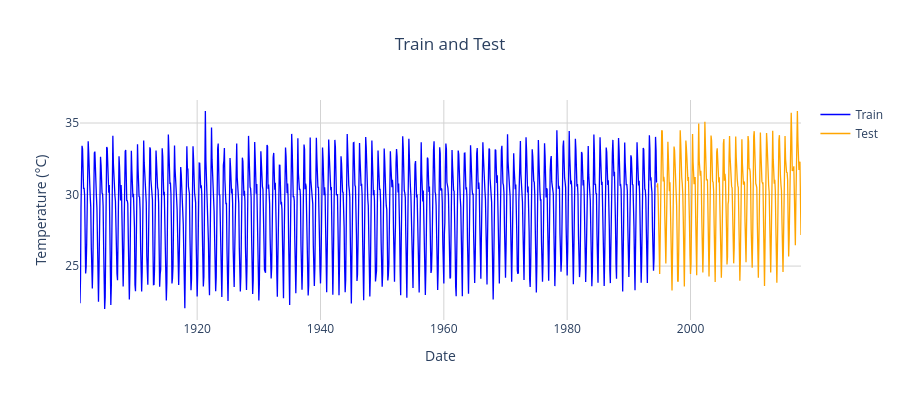

The notebook cell saved with this chart:
### Markdown cell above
The dataset is split chronologically — **80% for training (Jan 1901 – Nov 1994)** and **20% for testing (Dec 1994 – Dec 2017)**. No random shuffling is applied since time series must preserve temporal order to prevent data leakage. The 23-year test window is intentionally long to evaluate model stability across multiple decades of unseen data.

### Code cell
train_size = int(len(df) * 0.8)
train = df['TEMPERATURE'][:train_size]
test  = df['TEMPERATURE'][train_size:]

print(f"Train= {len(train)} records  ({train.index[0].strftime('%b %Y')} to {train.index[-1].strftime('%b %Y')})")
print(f"Test= {len(test)}  records  ({test.index[0].strftime('%b %Y')}  to {test.index[-1].strftime('%b %Y')})")

fig = go.Figure()
fig.add_trace(go.Scatter(x=train.index, y=train, name='Train',line=dict(color='Blue',  width=1.3)))
fig.add_trace(go.Scatter(x=test.index,  y=test,  name='Test',line=dict(color='Orange',  width=1.3)))
fig.update_layout(
    title={'text': 'Train and Test', 'x': 0.5},
    xaxis_title='Date', yaxis_title='Temperature (°C)',
    template='plotly_white', paper_bgcolor='white', plot_bgcolor='white',
    hovermode='x unified', height=400)
fig.update_xaxes(showgrid=True, gridcolor='lightgray')
fig.update_yaxes(showgrid=True, gridcolor='lightgray')
fig.show()

### Figure 1 — Plotly figure (JSON) as saved in the notebook; plotly's stock layout.template omitted (floating-point values rounded to 4 significant figures; data arrays with more than 128 entries replaced by an {"elided": "..."} marker saying what was removed)
{"data": [{"line": {"color": "Blue", "width": 1.3}, "name": "Train", "type": "scatter", "x": {"elided": "1123 str values"}, "y": {"elided": "1123 float values"}}, {"line": {"color": "Orange", "width": 1.3}, "name": "Test", "type": "scatter", "x": {"elided": "281 str values"}, "y": {"elided": "281 float values"}}], "layout": {"height": 400, "hovermode": "x unified", "paper_bgcolor": "white", "plot_bgcolor": "white", "title": {"text": "Train and Test", "x": 0.5}, "xaxis": {"gridcolor": "lightgray", "showgrid": true, "title": {"text": "Date"}}, "yaxis": {"gridcolor": "lightgray", "showgrid": true, "title": {"text": "Temperature (°C)"}}}}
